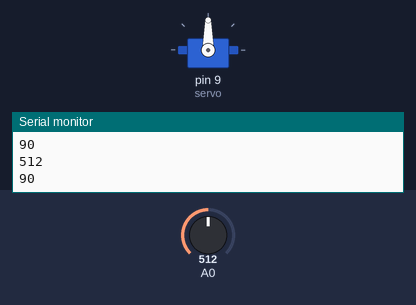
A sketch run on a simulated Arduino Uno, built with avr-gcc and run on an emulated ATmega328P. Shown: servo, the last lines printed to the serial monitor. The test bench sets the inputs (shaded band); at power-on: A0 = 512.

Above: at 1.3 s.
1.4 s: A0 set to 716
At 1.8 s:
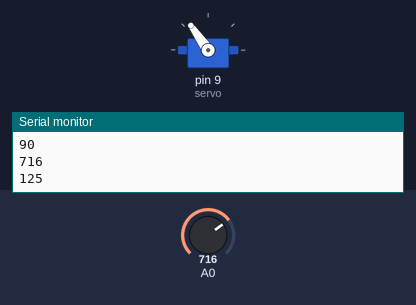
3.0 s: A0 set to 900
At 4.2 s:
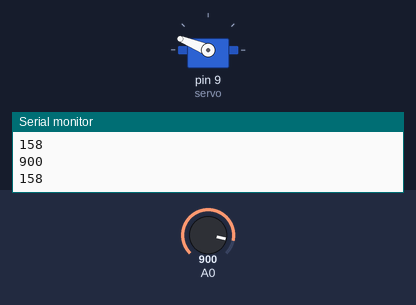
4.5 s: A0 set to 1023
At 5.4 s:
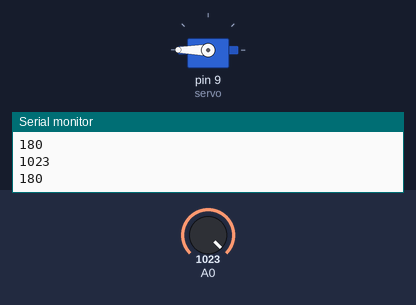
6.0 s: A0 set to 306
At 6.6 s:
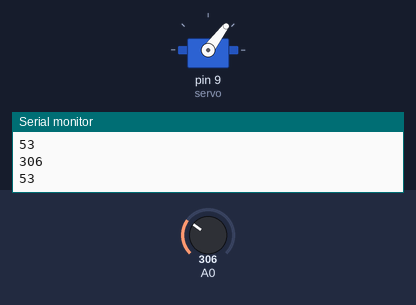
7.5 s: A0 set to 122
At 7.8 s:
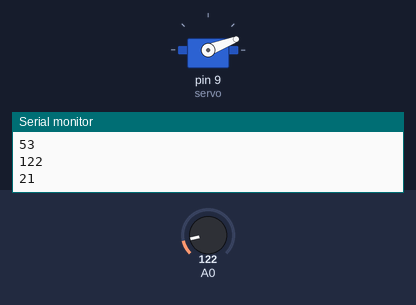
9.0 s: A0 set to 0
At 10.3 s:
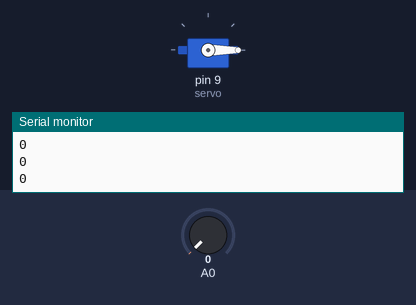
Timing chart, 0 to 11.5 s (numbered marks = the images above; inputs shaded):
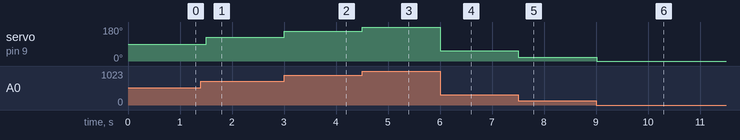

The sketch:

servoPot.ino
```cpp
#include <Servo.h>

Servo servo;
void setup()
{
  servo.attach(9);
  Serial.begin(9600);
  servo.write(0);
}

void loop()
{
  int value = analogRead(0);
  Serial.println(value);
  value = map(value, 0, 1023, 0, 180);
  Serial.println(value);
  servo.write(value);
  delay(500);
}
```

Measured:
- after the input at 1.4 s, servo on pin 9 (servo): 90° → 125° after 0.10 s
- after the input at 3.0 s, servo on pin 9 (servo): 125° → 158° at once
- after the input at 4.5 s, servo on pin 9 (servo): 158° → 180° at once
- after the input at 6.0 s, servo on pin 9 (servo): 180° → 53° at once
- after the input at 7.5 s, servo on pin 9 (servo): 53° → 21° at once
- after the input at 9.0 s, servo on pin 9 (servo): 21° → 0° at once
